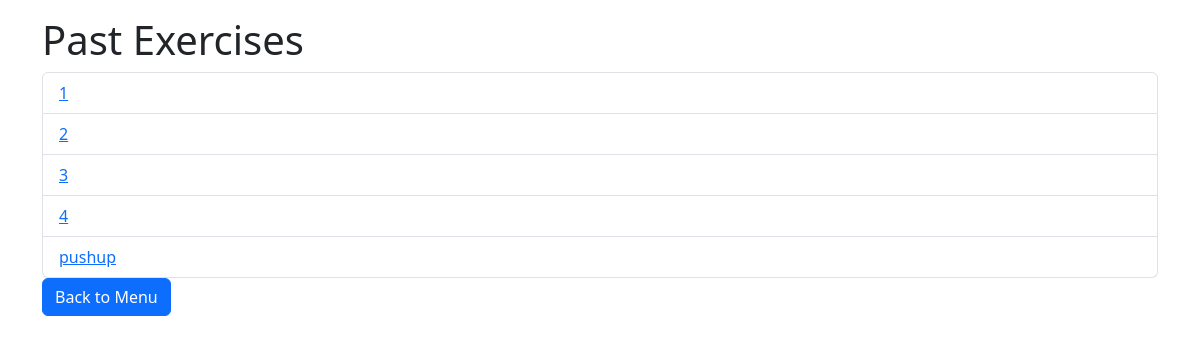
The page /past_exercises on the database as committed earlier.
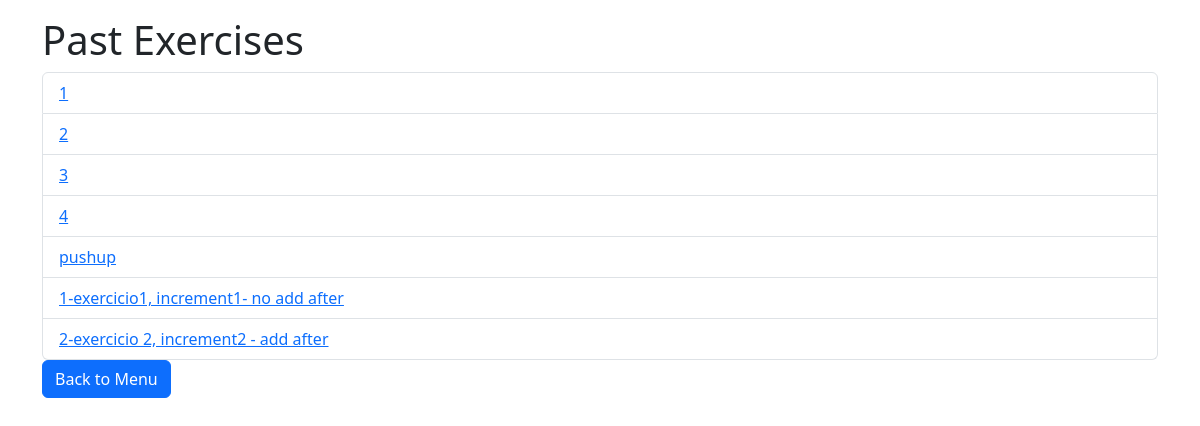
The same page on the database as committed later.
### app.py (models this page shows)
class Exercise(db.Model):
    id = db.Column(db.Integer, primary_key=True)
    name = db.Column(db.String(100), unique=True)

### app.py (the view)
@app.route('/past_exercises')
def past_exercises():
    exercises = Exercise.query.all()
    return render_template('past_exercises.html', exercises=exercises)

### templates/past_exercises.html (shortened to what this page needs)
<!DOCTYPE html>
<html>
<head>
    <link href="https://cdn.jsdelivr.net/npm/bootstrap@5.3.0/dist/css/bootstrap.min.css" rel="stylesheet">
    <link href="{{ url_for('static', filename='style.css') }}" rel="stylesheet">
</head>
<body>
    <div class="container py-3">
        <h1>Past Exercises</h1>
        <ul class="list-group">
            {% for exercise in exercises %}
                <li class="list-group-item">
                    <a href="{{ url_for('exercise_history', exercise_id=exercise.id) }}">{{ exercise.name }}</a>
                </li>
            {% endfor %}
        </ul>
        <a href="{{ url_for('main_menu') }}" class="btn btn-primary back-button">Back to Menu</a>
    </div>
</body>
</html>

Rows that differ between the two databases and show on the page:
added Exercise: name "1-exercicio1, increment1- no add after"
added Exercise: name "2-exercicio 2, increment2 - add after"
